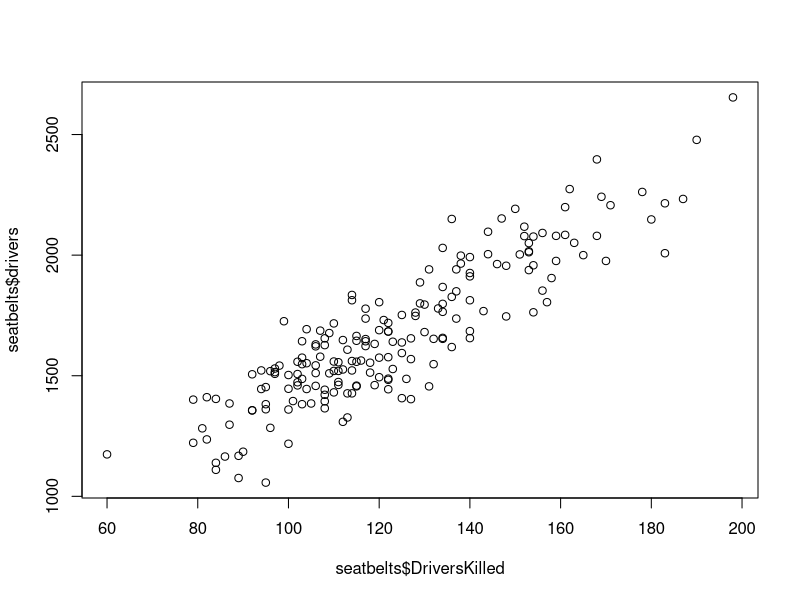
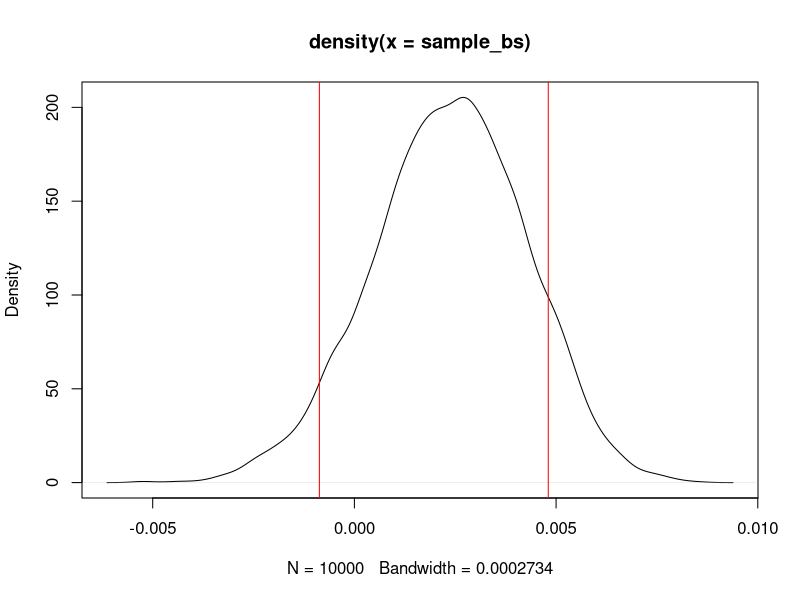

Write the R code that produced these figures, in order.
## Seatbelts 

seatbelts <- as.data.frame(Seatbelts)
head(seatbelts)

#subsetting the data into law  and no law 
law <- seatbelts[seatbelts$law == 1, -3]
law
no_law <- seatbelts[seatbelts$law == 0, -3]
no_law


#1 
ob_diff <- mean(law$DriversKilled/ law$drivers) - mean(no_law$DriversKilled/no_law$drivers)
ob_diff
# hhmm does this pass the eye ball test, seams small 

plot(seatbelts$DriversKilled, seatbelts$drivers)
# I think it passes the eye ball test, and I will proceed with the question


#2 
n_bs <- 10000
sample_bs <- replicate(n_bs, mean(sample(law$DriversKilled/law$drivers, replace = TRUE))
                          - mean(sample(no_law$DriversKilled/no_law$drivers, replace = TRUE)))


plot(density(sample_bs))

seat_ci <- quantile(sample_bs, probs = c(0.05, 0.9))
seat_ci

#3
abline(v = seat_ci, col = "red")
c(lower = seat_ci[1],
  upper = seat_ci[2])

#4 

#looks like it did not make a statistically significant change
#because 0 is contained in the confidence interval, 



